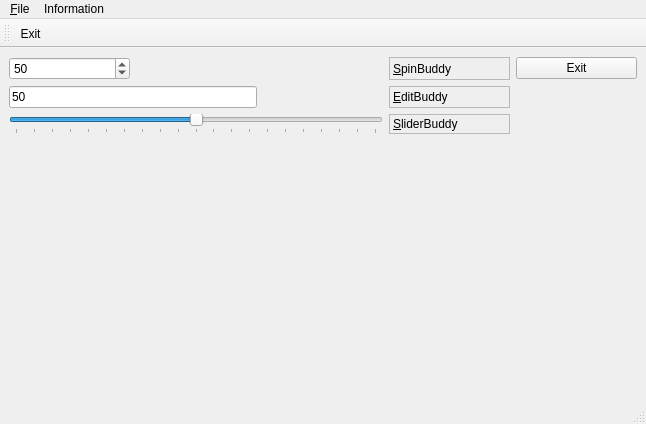
<?xml version="1.0" encoding="UTF-8"?>
<ui version="4.0">
 <class>MainWindow</class>
 <widget class="QMainWindow" name="MainWindow">
  <property name="geometry">
   <rect>
    <x>0</x>
    <y>0</y>
    <width>646</width>
    <height>424</height>
   </rect>
  </property>
  <property name="windowTitle">
   <string>Designer</string>
  </property>
  <property name="windowIcon">
   <iconset resource="images/MyImages.qrc">
    <normaloff>:/Icons/icon1.ico</normaloff>:/Icons/icon1.ico</iconset>
  </property>
  <property name="statusTip">
   <string>Do nothing</string>
  </property>
  <widget class="QWidget" name="centralwidget">
   <layout class="QGridLayout" name="gridLayout_2">
    <item row="0" column="0">
     <layout class="QGridLayout" name="gridLayout">
      <item row="3" column="0" colspan="4">
       <widget class="MyPicture" name="widget" native="true">
        <property name="cursor">
         <cursorShape>PointingHandCursor</cursorShape>
        </property>
        <property name="autoFillBackground">
         <bool>false</bool>
        </property>
       </widget>
      </item>
      <item row="0" column="0">
       <widget class="QSpinBox" name="spinbox">
        <property name="maximum">
         <number>100</number>
        </property>
        <property name="value">
         <number>50</number>
        </property>
       </widget>
      </item>
      <item row="0" column="4">
       <widget class="QPushButton" name="pushButtonExit">
        <property name="text">
         <string>Exit</string>
        </property>
        <property name="icon">
         <iconset resource="images/MyImages.qrc">
          <normaloff>:/Pictures/Disney_42.png</normaloff>:/Pictures/Disney_42.png</iconset>
        </property>
       </widget>
      </item>
      <item row="1" column="3">
       <widget class="QLabel" name="editbuddy">
        <property name="frameShape">
         <enum>QFrame::StyledPanel</enum>
        </property>
        <property name="text">
         <string>&amp;EditBuddy</string>
        </property>
        <property name="buddy">
         <cstring>lineEdit</cstring>
        </property>
       </widget>
      </item>
      <item row="2" column="0" colspan="3">
       <widget class="QSlider" name="slider">
        <property name="maximum">
         <number>100</number>
        </property>
        <property name="singleStep">
         <number>1</number>
        </property>
        <property name="value">
         <number>50</number>
        </property>
        <property name="orientation">
         <enum>Qt::Horizontal</enum>
        </property>
        <property name="tickPosition">
         <enum>QSlider::TicksBelow</enum>
        </property>
        <property name="tickInterval">
         <number>5</number>
        </property>
       </widget>
      </item>
      <item row="2" column="3">
       <widget class="QLabel" name="slyderbuddy">
        <property name="frameShape">
         <enum>QFrame::StyledPanel</enum>
        </property>
        <property name="midLineWidth">
         <number>0</number>
        </property>
        <property name="text">
         <string>&amp;SliderBuddy</string>
        </property>
        <property name="textFormat">
         <enum>Qt::AutoText</enum>
        </property>
        <property name="buddy">
         <cstring>slider</cstring>
        </property>
       </widget>
      </item>
      <item row="0" column="3">
       <widget class="QLabel" name="spinbuddy">
        <property name="frameShape">
         <enum>QFrame::StyledPanel</enum>
        </property>
        <property name="text">
         <string>&amp;SpinBuddy</string>
        </property>
        <property name="buddy">
         <cstring>spinbox</cstring>
        </property>
       </widget>
      </item>
      <item row="1" column="0" colspan="2">
       <widget class="QLineEdit" name="lineEdit">
        <property name="text">
         <string>50</string>
        </property>
       </widget>
      </item>
     </layout>
    </item>
   </layout>
  </widget>
  <widget class="QStatusBar" name="statusbar">
   <property name="enabled">
    <bool>true</bool>
   </property>
   <property name="cursor">
    <cursorShape>ArrowCursor</cursorShape>
   </property>
  </widget>
  <widget class="QMenuBar" name="menuBar">
   <property name="geometry">
    <rect>
     <x>0</x>
     <y>0</y>
     <width>646</width>
     <height>21</height>
    </rect>
   </property>
   <widget class="QMenu" name="menu_File">
    <property name="title">
     <string>&amp;File</string>
    </property>
    <addaction name="action_Exit"/>
   </widget>
   <widget class="QMenu" name="menuInformation">
    <property name="title">
     <string>Information</string>
    </property>
    <addaction name="actionAbout"/>
   </widget>
   <addaction name="menu_File"/>
   <addaction name="menuInformation"/>
  </widget>
  <widget class="QToolBar" name="toolBar">
   <property name="windowTitle">
    <string>toolBar</string>
   </property>
   <attribute name="toolBarArea">
    <enum>TopToolBarArea</enum>
   </attribute>
   <attribute name="toolBarBreak">
    <bool>false</bool>
   </attribute>
   <addaction name="action_Exit"/>
  </widget>
  <action name="action_Exit">
   <property name="checkable">
    <bool>true</bool>
   </property>
   <property name="icon">
    <iconset resource="images/MyImages.qrc">
     <normaloff>:/Icons/icon2.ico</normaloff>:/Icons/icon2.ico</iconset>
   </property>
   <property name="text">
    <string>&amp;Exit</string>
   </property>
   <property name="shortcut">
    <string>Ctrl+E</string>
   </property>
  </action>
  <action name="actionAbout">
   <property name="icon">
    <iconset resource="images/MyImages.qrc">
     <normaloff>:/Icons/iconInfo.ico</normaloff>:/Icons/iconInfo.ico</iconset>
   </property>
   <property name="text">
    <string>About</string>
   </property>
  </action>
 </widget>
 <customwidgets>
  <customwidget>
   <class>MyPicture</class>
   <extends>QWidget</extends>
   <header>mypicture.h</header>
   <container>1</container>
   <slots>
    <slot>ScaleChanged(int)</slot>
   </slots>
  </customwidget>
 </customwidgets>
 <resources>
  <include location="images/MyImages.qrc"/>
 </resources>
 <connections>
  <connection>
   <sender>spinbox</sender>
   <signal>valueChanged(int)</signal>
   <receiver>slider</receiver>
   <slot>setValue(int)</slot>
   <hints>
    <hint type="sourcelabel">
     <x>84</x>
     <y>65</y>
    </hint>
    <hint type="destinationlabel">
     <x>119</x>
     <y>113</y>
    </hint>
   </hints>
  </connection>
  <connection>
   <sender>slider</sender>
   <signal>valueChanged(int)</signal>
   <receiver>spinbox</receiver>
   <slot>setValue(int)</slot>
   <hints>
    <hint type="sourcelabel">
     <x>155</x>
     <y>129</y>
    </hint>
    <hint type="destinationlabel">
     <x>103</x>
     <y>67</y>
    </hint>
   </hints>
  </connection>
  <connection>
   <sender>lineEdit</sender>
   <signal>textChanged(QString)</signal>
   <receiver>MainWindow</receiver>
   <slot>lineEditSlot(QString)</slot>
   <hints>
    <hint type="sourcelabel">
     <x>56</x>
     <y>91</y>
    </hint>
    <hint type="destinationlabel">
     <x>65</x>
     <y>61</y>
    </hint>
   </hints>
  </connection>
  <connection>
   <sender>spinbox</sender>
   <signal>valueChanged(int)</signal>
   <receiver>MainWindow</receiver>
   <slot>lineEditSet(int)</slot>
   <hints>
    <hint type="sourcelabel">
     <x>21</x>
     <y>66</y>
    </hint>
    <hint type="destinationlabel">
     <x>30</x>
     <y>63</y>
    </hint>
   </hints>
  </connection>
  <connection>
   <sender>pushButtonExit</sender>
   <signal>clicked()</signal>
   <receiver>MainWindow</receiver>
   <slot>close()</slot>
   <hints>
    <hint type="sourcelabel">
     <x>507</x>
     <y>77</y>
    </hint>
    <hint type="destinationlabel">
     <x>470</x>
     <y>56</y>
    </hint>
   </hints>
  </connection>
  <connection>
   <sender>slider</sender>
   <signal>valueChanged(int)</signal>
   <receiver>widget</receiver>
   <slot>ScaleChanged(int)</slot>
   <hints>
    <hint type="sourcelabel">
     <x>210</x>
     <y>132</y>
    </hint>
    <hint type="destinationlabel">
     <x>340</x>
     <y>156</y>
    </hint>
   </hints>
  </connection>
  <connection>
   <sender>action_Exit</sender>
   <signal>triggered()</signal>
   <receiver>MainWindow</receiver>
   <slot>close()</slot>
   <hints>
    <hint type="sourcelabel">
     <x>-1</x>
     <y>-1</y>
    </hint>
    <hint type="destinationlabel">
     <x>273</x>
     <y>139</y>
    </hint>
   </hints>
  </connection>
 </connections>
 <slots>
  <slot>lineEditSlot(QString)</slot>
  <slot>lineEditSet(int)</slot>
 </slots>
</ui>
